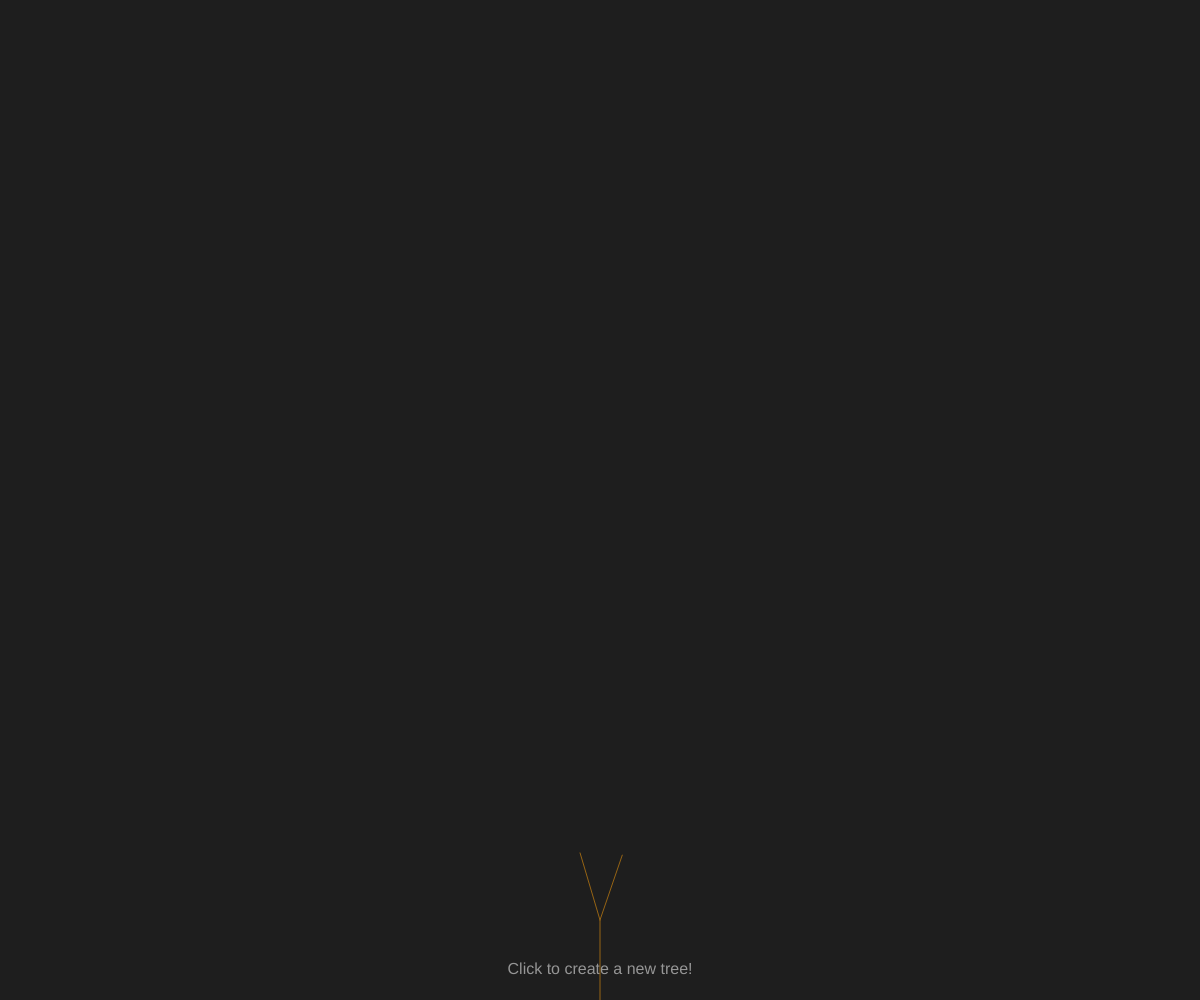
Frame 1 (no input)
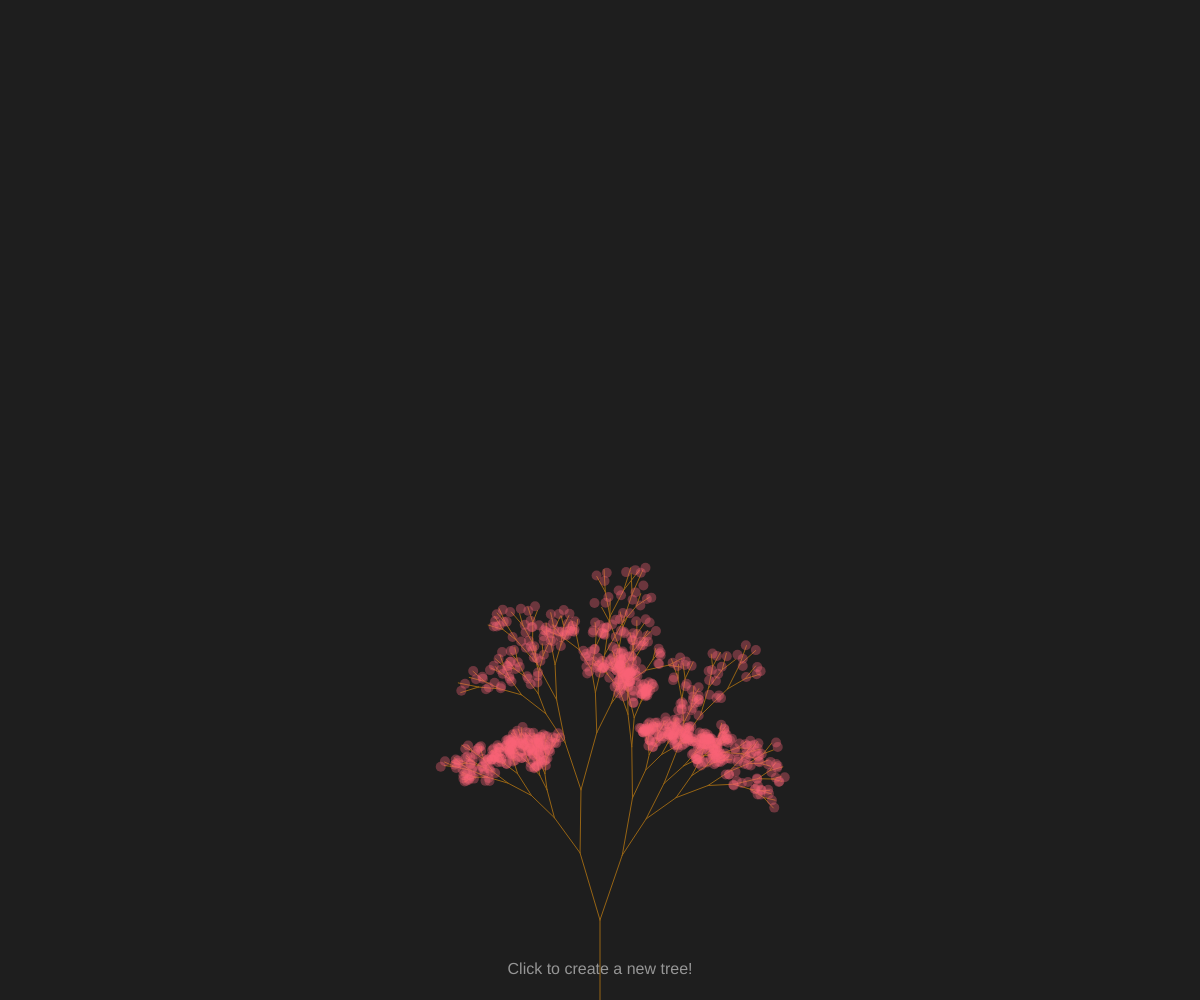
Frame 60 (no input)
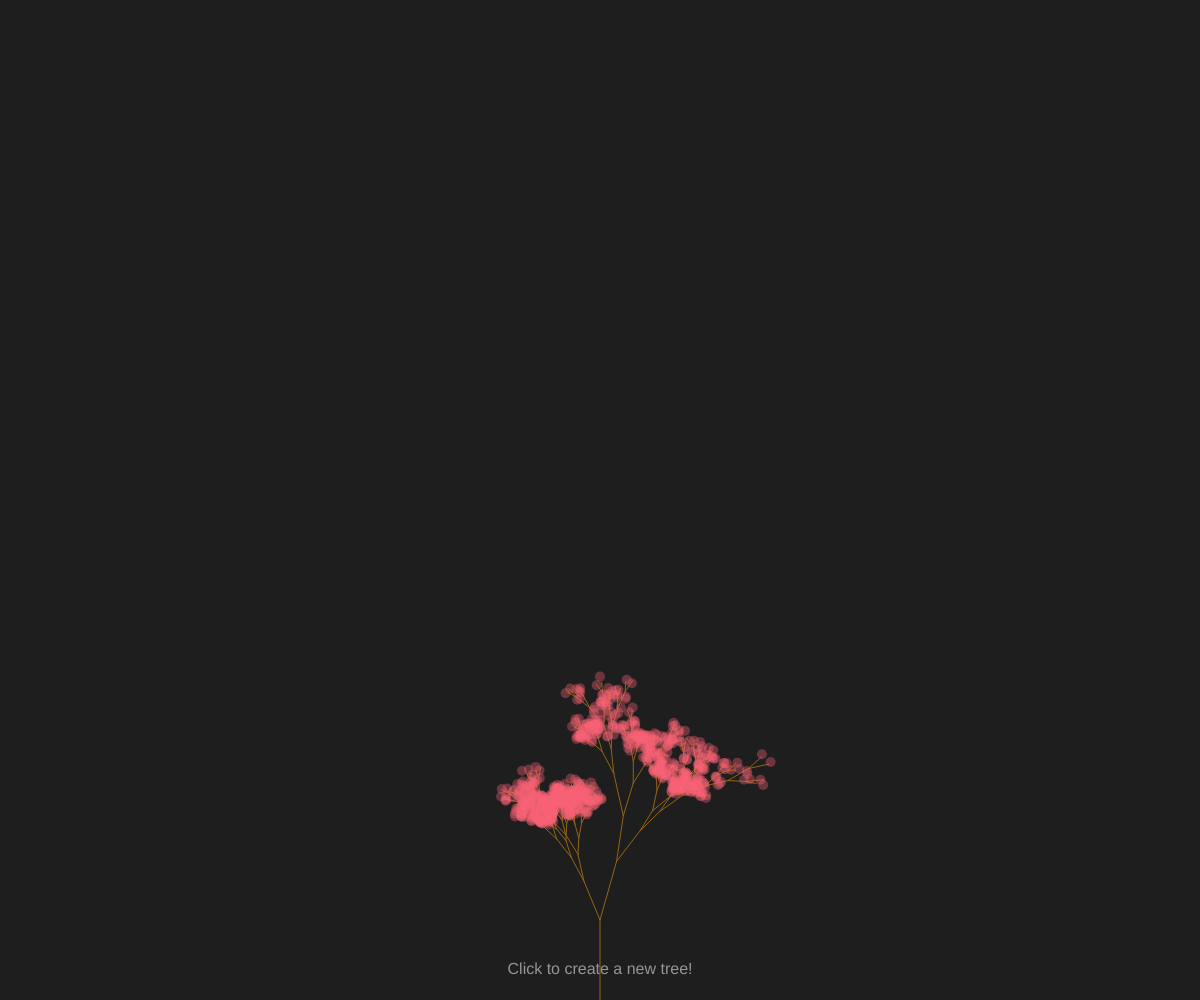
Frame 120 (the mouse pressed at the canvas centre since frame 60)

The p5.js sketch that drew these frames (run headless with seeded random() and noise() and a simulated clock; from frame 60 on, the mouse is pressed at the canvas centre):

// p5.js sketch
// ── sketch.js
let tree = [];
let leaves = [];
let angle;

function setup() {
  createCanvas(windowWidth, windowHeight);

  angle = PI/8;

  let a = createVector(width/2, height);
  let b = createVector(width/2, height-80);

  tree[0] = new Branch(a,b);
}

function draw() {
  background(30);

  fill(150);
  textAlign(CENTER, CENTER);
  textSize(16);
  text('Click to create a new tree!', 0.5*width, height-30);

  stroke(255);

  if(tree.length < 300){

    for(let i=tree.length-1; i>=0; i--){
      if(!tree[i].finished){
        tree.push(tree[i].branchA());
        tree.push(tree[i].branchB());
      }

      tree[i].finished = true;

      if(i > sq(4)){
        let leafA = new Leaf(tree[i].branchA().end);
        let leafB = new Leaf(tree[i].branchB().end);
        leaves.push(leafA, leafB);
      }
    }
  }

  for(let i=0; i< tree.length; i++){
    tree[i].display();
  }

  for(let i=0; i< leaves.length; i++){
    leaves[i].display();
  }
}

class Branch {
  constructor(start, end){
    this.start = start;
    this.end = end;
    this.finished = false;
  }

  display(){
    stroke(150,100,20);
    line(this.start.x, this.start.y, this.end.x, this.end.y);
  }

  branchA(){
    let dir = p5.Vector.sub(this.end, this.start).mult(random(0.5,1));

    dir.rotate(angle-random(0.3))
    this.nextA = p5.Vector.add(this.end, dir);

    let branchA = new Branch(this.end, this.nextA);
    return branchA
  }

  branchB(){
    let dir = p5.Vector.sub(this.end, this.start).mult(random(0.5,1));

    dir.rotate(-angle+random(0.3));
    this.nextB = p5.Vector.add(this.end, dir);

    let branchB = new Branch(this.end, this.nextB);
    return branchB
  }
}

class Leaf {
  constructor(v){
    this.pos = createVector(v.x, v.y);
    this.vel = createVector(0,3);
    this.acc = createVector(0,random(0.5,1));
  }

  display(){
    fill(250,100,120,90);
    noStroke();
    ellipse(this.pos.x, this.pos.y, 10,10);
  }
}

function mousePressed(){
  tree = [];
  leaves = [];
  setup();
}
  
